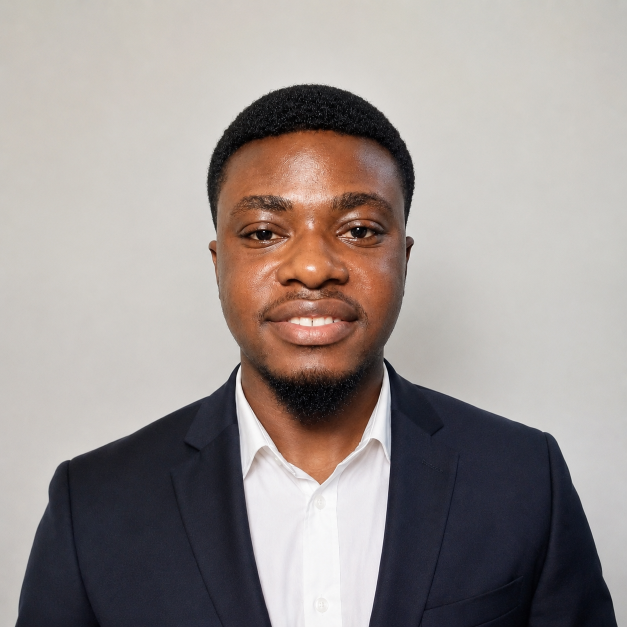
#> input picture frontend/src/assets/professional image.png, 1254 x 1254 px, found by its file name (shown at 1/2 size)
$ python optimize_hero_image.py
#> lines starting #> are read from the running program, lines starting #| are printed output that depends on the picture
import os
from PIL import Image

image_path = r"c:\Users\user\Documents\Portfolio\Portfolio Website\frontend\src\assets\professional image.png"
output_path = r"c:\Users\user\Documents\Portfolio\Portfolio Website\frontend\src\assets\professional-image.webp"

def optimize_image():
    if os.path.exists(image_path):
        with Image.open(image_path) as img:
            # Resize if very large, maintaining aspect ratio
#> img is the input picture: PIL image 1254x1254 RGB; mean R, G, B 155.7, 147.6, 144.8
            img.thumbnail((800, 800), Image.Resampling.LANCZOS)
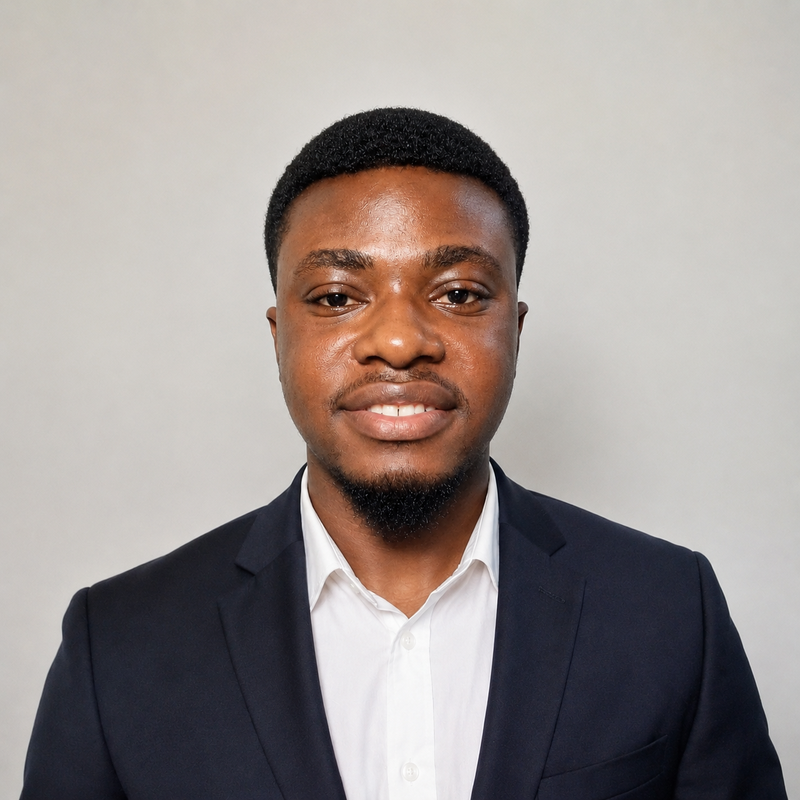
#> img: PIL image 800x800 RGB; mean R, G, B 155.7, 147.6, 144.8

            # Save as WebP with optimized settings
            img.save(output_path, "WEBP", quality=80, optimize=True)

            original_size = os.path.getsize(image_path)
            new_size = os.path.getsize(output_path)
            print(f"Optimized image from {original_size/1024:.2f} KB to {new_size/1024:.2f} KB")

            # Optionally delete the original if we don't need it, but let's keep it safe and just update the import
            # os.remove(image_path)
    else:
        print(f"Image not found at {image_path}")

if __name__ == "__main__":
    optimize_image()
